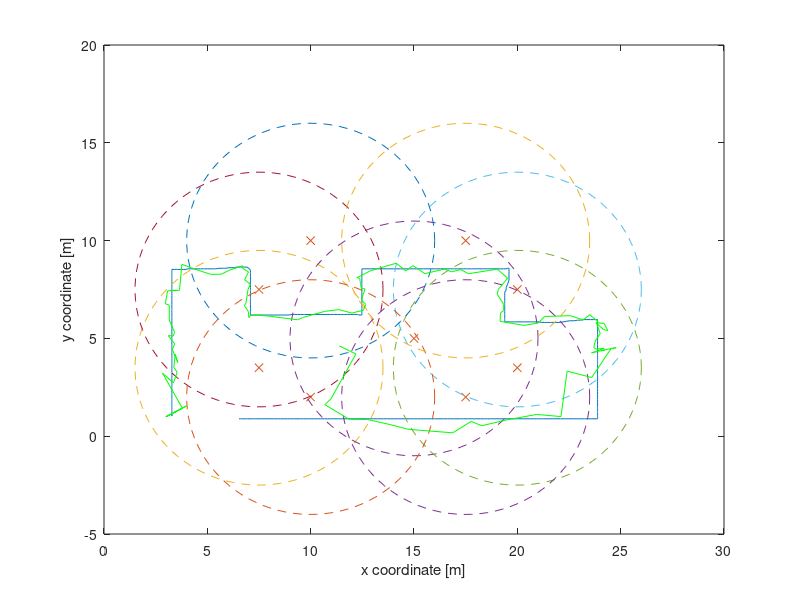

This chart was generated by the following MATLAB code:
%%%%%%%%%%%%%%%%%%%%%%%%%%%%%%%%%%%%%%%%%%%%%%%%%%%%%%%%%%%%%%%%%%
%EKF tracking 2D with P model and euclidean distance measurements%
%%%%%%%%%%%%%%%%%%%%%%%%%%%%%%%%%%%%%%%%%%%%%%%%%%%%%%%%%%%%%%%%%%
clear all;
close all;
clc;
%% load the trajectory
%file = load('hard2.mat');
file = load('easy2.mat');
X = file.X;

N = size(X,1);

%% define the positions of the sensors
radius = 6;% this is how far the sensor can work 
s = [7.5,3.5;   ...
     15,5;      ...
     20,3.5;    ...
     20,7.5;    ...
     7.5,7.5;   ...
     10,10;     ...
     10,2;      ...
     17.5,10;   ...
     17.5,2;    ...
    ];

% define polling query of sensors
dt = 5;
% number of sensors
p = size(s,1);
% dimension of the states : 2D motion x,y
n = 2;


%% plot the trajectory and sensors position
figure;
plot(X(:,1),X(:,2));
hold on;
plot(s(:,1),s(:,2), 'x');
t = linspace(0,2*pi);
for j=1:size(s,1)
    plot(radius*cos(t)+s(j,1),radius*sin(t)+s(j,2),'--');
end



%% define the matrix of motion equation
F = [1,0 ; 0,1]; % brownian motion

%% process covariance
Ex = eye(n);

%% output covariance : each sensor has its own uncertainty and it's uncorrelated with the others
Ez = eye(p);
%% Initialization
x_hat = X(1,:)';
P = Ex;
prediction = x_hat';
%% Kalman filter

distances = zeros(size(s,1),N);
noised_distances = zeros(size(s,1),N);
for t=1:N
     for k=1:size(s,1)
         distances(k,t) = sqrt((X(t,1)-s(k,1)).^2 + (X(t,2)-s(k,2)).^2);
         if distances(k,t) > radius
             distances(k,t) = 0;
         else
             %noised_distances(k,t) = distances(k,t) + 0.5*randn(1);%awgn(distances(k,t),10);
             noised_distances(k,t) = awgn(distances(k,t),10);
         end
         
     end
end

number_est = 1;
dist_max = 0;
for t=1:dt:N

    z = noised_distances(:,t);
    h = zeros(size(s,1),1);
    for k=1:size(s,1)
        if z(k) ~=0
            h(k) = sqrt((x_hat(1) - s(k,1)).^2 + (x_hat(2) - s(k,2)).^2);
        end
    end
    
    %% building H matrix
    H = [];
    active_sensors = 0;
    for i=1:size(z,1)
        if z(i) ~= 0 % si linearizza e si calcola nella predizione precedente
            dh_dx = (x_hat(1)-s(i,1))/sqrt((x_hat(1)-s(i,1))^2 + (x_hat(2)-s(i,2))^2);
            dh_dy = (x_hat(2)-s(i,2))/sqrt((x_hat(1)-s(i,1))^2 + (x_hat(2)-s(i,2))^2);
            H = [H;  dh_dx dh_dy];
            active_sensors = active_sensors + 1;
        else
            H = [H; 0 0];
        end
    end
    if active_sensors<2
        disp('Attenzione sensori rilevati inferiori a 2');
    end
    %% prediction step
    
    % project the state ahead
    x_hat = F * x_hat;
    % project the covariance ahead
    P_hat = F*P*F' + Ex;
    
    %% correction step

    % compute the kalman gain
    K = P_hat*H' * inv(H*P_hat*H' + Ez); 
    
    % update the state estimate with measurement z(t)
    x_hat = x_hat + K*(z-h);
    % update the error covariance
    P = (eye(2)-K*H)*P_hat;
    
    prediction = [prediction; x_hat'];
    
    
    %% compute distance error 
    
    x_err(number_est) = X(t,1) - x_hat(1);
    y_err(number_est) = X(t,2) - x_hat(2);
    
    dist(number_est) = sqrt(x_err(number_est).^2 + y_err(number_est).^2);
    
    if dist(number_est) > dist_max
        dist_max = dist(number_est);
        pos_dist_max = number_est;
    end
    
    number_est = number_est+1;
    
end

dist_err = sum(dist) / number_est;
RMSE_x = sqrt(sum(x_err.^2)/number_est);
RMSE_y = sqrt(sum(y_err.^2)/number_est);
RMSE_net = sqrt(RMSE_x.^2 + RMSE_y.^2);


disp(['Distance Error  Avg: ',num2str(dist_err)]);
disp(['Distance Error Max : ',num2str(dist_max)]);
disp(['RMSE_x : ',num2str(RMSE_x)]);
disp(['RMSE_y : ',num2str(RMSE_y)]);
disp(['RMSE_net : ',num2str(RMSE_net)]);

plot(prediction(:,1),prediction(:,2),'Color','Green');
xlabel('x coordinate [m]');
ylabel('y coordinate [m]');

